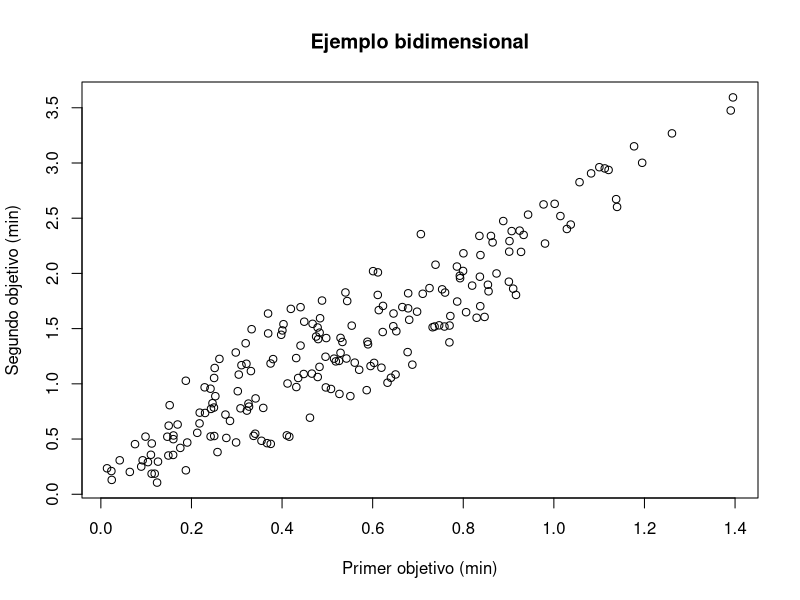
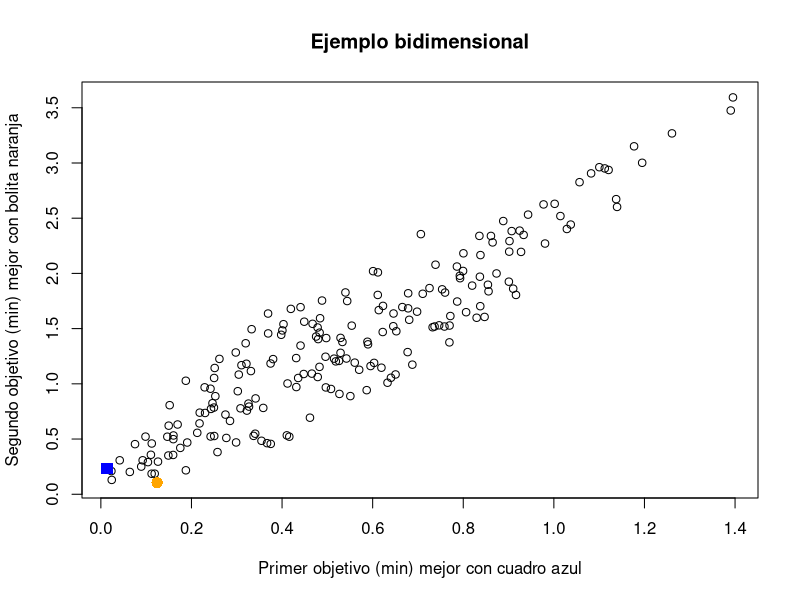
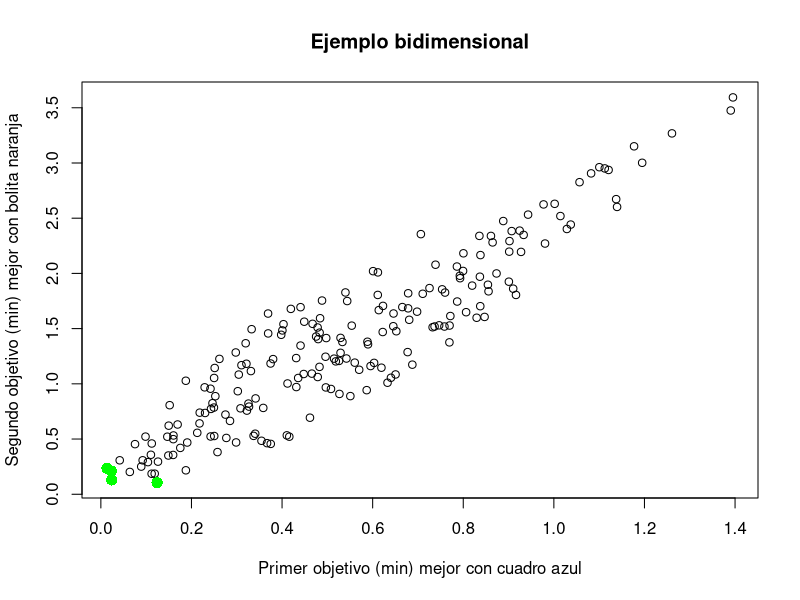
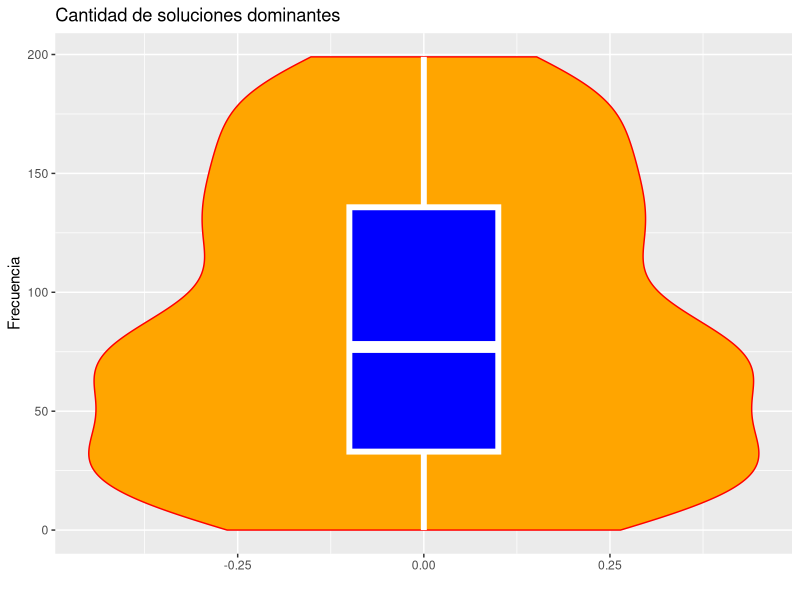

R code for these plots, in order:
pick.one <- function(x) {
  if (length(x) == 1) {
    return(x)
  } else {
    return(sample(x, 1))
  }
}

poli <- function(maxdeg, varcount, termcount) {
  f <- data.frame(variable=integer(), coef=integer(), degree=integer())
  for (t in 1:termcount) {
    var <- pick.one(1:varcount)
    deg <- pick.one(1:maxdeg)
    f <-  rbind(f, c(var, runif(1), deg))
  }
  names(f) <- c("variable", "coef", "degree")
  return(f)
}

eval <- function(pol, vars, terms) {
  value <- 0.0
  for (t in 1:terms) {
    term <- pol[t,]
    value <-  value + term$coef * vars[term$variable]^term$degree
  }
  return(value)
}

domin.by <- function(target, challenger, total) {
  if (sum(challenger < target) > 0) {
    return(FALSE) # hay empeora
  } # si no hay empeora, vemos si hay mejora
  return(sum(challenger > target) > 0)
}

vc <- 4
md <- 3
tc <- 5
k <- 2 # cuantas funciones objetivo
obj <- list()
for (i in 1:k) {
  obj[[i]] <- poli(vc, md, tc)
}
minim <- (runif(k) > 0.5)
sign <- (1 + -2 * minim)
n <- 200 # cuantas soluciones aleatorias
sol <- matrix(runif(vc * n), nrow=n, ncol=vc)
val <- matrix(rep(NA, k * n), nrow=n, ncol=k)
for (i in 1:n) { # evaluamos las soluciones
  for (j in 1:k) { # para todos los objetivos
    val[i, j] <- eval(obj[[j]], sol[i,], tc)
  }
}
mejor1 <- which.max(sign[1] * val[,1])
mejor2 <- which.max(sign[2] * val[,2])
cual <- c("max", "min")
xl <- paste("Primer objetivo (", cual[minim[1] + 1], ")", sep="")
yl <- paste("Segundo objetivo (", cual[minim[2] + 1], ")", sep="")
png("p11_init.png")
plot(val[,1], val[,2], xlab=xl, ylab=yl, main="Ejemplo bidimensional")
graphics.off()
png("p11_mejores.png")
plot(val[,1], val[,2], xlab=paste(xl, "mejor con cuadro azul"),
     ylab=paste(yl,"mejor con bolita naranja"),
     main="Ejemplo bidimensional")
points(val[mejor1, 1], val[mejor1, 2], col="blue", pch=15, cex=1.5)
points(val[mejor2, 1], val[mejor2, 2], col="orange", pch=16, cex=1.5)
graphics.off()
no.dom <- logical()
dominadores <- integer()
for (i in 1:n) {
  d <- logical()
  for (j in 1:n) {
    d <- c(d, domin.by(sign * val[i,], sign * val[j,], k))
  }
  cuantos <- sum(d)
  dominadores <- c(dominadores, cuantos)
  no.dom <- c(no.dom, cuantos == 0) # nadie le domina
}
frente <- subset(val, no.dom) # solamente las no dominadas
png("p11_frente.png")
plot(val[,1], val[,2], xlab=paste(xl, "mejor con cuadro azul"),
     ylab=paste(yl,"mejor con bolita naranja"),
     main="Ejemplo bidimensional")
points(frente[,1], frente[,2], col="green", pch=16, cex=1.5)
graphics.off()
library(ggplot2) # recordar instalar si hace falta
data <- data.frame(pos=rep(0, n), dom=dominadores)
png("p11_violin.png")
gr <- ggplot(data, aes(x=pos, y=dom)) + geom_violin(fill="orange", color="red")
gr + geom_boxplot(width=0.2, fill="blue", color="white", lwd=2) +
  xlab("") +
  ylab("Frecuencia") +
  ggtitle("Cantidad de soluciones dominantes")
graphics.off()
